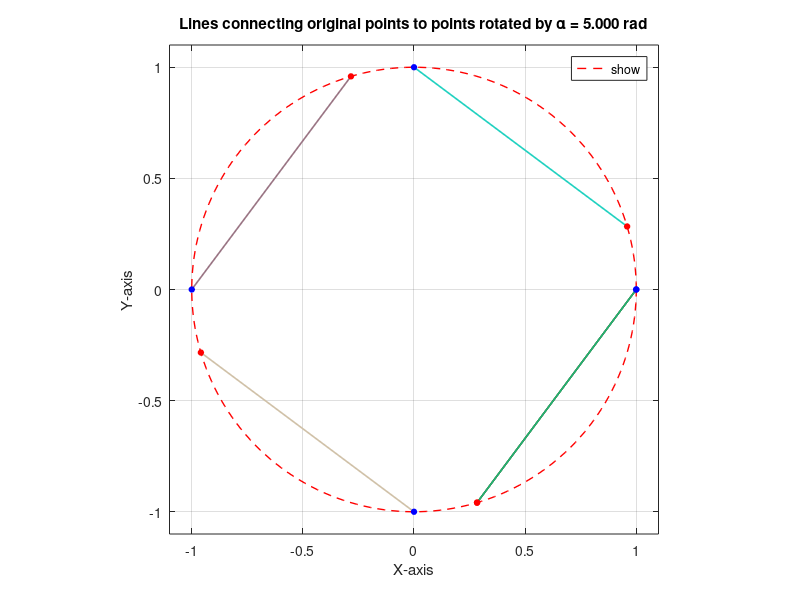

MATLAB code for this plot:
%% CIRCLE_ROTATION_DEMO
% This script draws lines connecting points on a unit circle to the same
% points after a rotation by an angle alpha. It demonstrates:
%   - Parametric representation of a circle
%   - Rotation transformation (addition of angles)
%   - Basic MATLAB graphics and animation
%
% Author: MATLAB User
% Date:   Current date

%% Clean Up Workspace and Command Window
clc;                 % Clear Command Window
clear variables;     % Remove all variables from workspace
close all;           % Close any open figure windows

%% 1. Get User Input with Validation
% Number of points around the circle (must be a positive integer)
n = input('Please enter the number of points on the circle (positive integer): ');
if ~isscalar(n) || ~isnumeric(n) || n <= 0 || mod(n,1) ~= 0
    error('Input must be a positive integer (e.g., 10, 20, 50).');
end

% Rotation angle alpha (in radians) – can be any real number
alpha = input('Please enter the rotation angle alpha (in radians, e.g., pi/4): ');
if ~isscalar(alpha) || ~isnumeric(alpha)
    error('Alpha must be a numeric scalar (e.g., 0.5, pi/3).');
end

fprintf('\nGenerating %d points and rotating by %.3f radians...\n', n, alpha);

%% 2. Compute Points on the Unit Circle
% theta: equally spaced angles from 0 to 2*pi
theta = linspace(0, 2*pi, n);

% Original points (on the unit circle)
x_orig = cos(theta);
y_orig = sin(theta);

% Rotated points: adding alpha to the angle corresponds to a rotation
% by alpha around the origin.
x_rot = cos(theta + alpha);
y_rot = sin(theta + alpha);

%% 3. Create the Figure and Set Up the Axes
figure('Name', 'Circle Rotation Demo', 'NumberTitle', 'off');
hold on;
axis equal;                     % Equal scaling for x and y axes
axis([-1.1 1.1 -1.1 1.1]);     % Fixed limits with a small margin
grid on;                        % Show grid for easier reading
box on;                         % Enclose the axes

% Labels and title
xlabel('X-axis');
ylabel('Y-axis');
title(sprintf('Lines connecting original points to points rotated by \\alpha = %.3f rad', alpha));

% Optional: draw the unit circle as a reference (dashed line)
circle_theta = linspace(0, 2*pi, 200);
plot(cos(circle_theta), sin(circle_theta), 'r--', 'LineWidth', 1, 'DisplayName', 'Unit circle');

%% 4. Animate the Lines (One by One) or Plot All at Once
% Pre-generate random colors for each line (more consistent than rand inside loop)
colors = rand(n, 3);    % Each row: [R, G, B]

fprintf('Drawing the lines...\n');

% Option 1: Animate with a small pause (choose 'y' or 'n')
animate = input('\nAnimate the lines one by one? (y/n, default = n): ', 's');
if strcmpi(animate, 'y')
    for ii = 1:n
        % Plot the ii-th line: from original to rotated point
        plot([x_orig(ii), x_rot(ii)], [y_orig(ii), y_rot(ii)], ...
             'Color', colors(ii, :), 'LineWidth', 1.2);
        % Pause briefly to create animation effect
        pause(0.05);
    end
else
    % Plot all lines at once (much faster, cleaner final result)
    for ii = 1:n
        plot([x_orig(ii), x_rot(ii)], [y_orig(ii), y_rot(ii)], ...
             'Color', colors(ii, :), 'LineWidth', 1.2);
    end
    % The plot appears instantly after the loop
end

%% 5. Final Adjustments
% Mark the points (optional: plot small circles at origins and rotated positions)
plot(x_orig, y_orig, 'bo', 'MarkerSize', 4, 'MarkerFaceColor', 'b', 'DisplayName', 'Original points');
plot(x_rot, y_rot, 'ro', 'MarkerSize', 4, 'MarkerFaceColor', 'r', 'DisplayName', 'Rotated points');

% Add a legend
legend('show', 'Location', 'best');
hold off;

fprintf('\nDone! The figure shows chords connecting original points to their rotated copies.\n');
fprintf('Mathematical note: Rotation by alpha maps (cosθ, sinθ) to (cos(θ+α), sin(θ+α)).\n');
